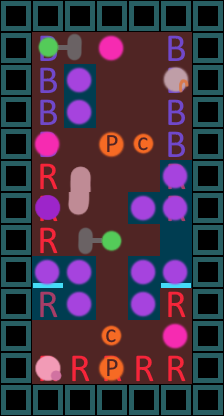

This game map was drawn from its Tiled (.tmx) file and the tilesets committed beside it. A one-line description and the full map source follow:
An orthogonal 7x13 tile map with 32x32 px tiles, 4 tile layers (bus, people, people, areas), 2 hidden layers not drawn.

<map version="1.2" tiledversion="1.3.4" orientation="orthogonal" renderorder="right-down" width="7" height="13" tilewidth="32" tileheight="32" infinite="0" nextlayerid="9" nextobjectid="1">
 <tileset firstgid="1" source="rough sprites for level design.tsx" />
 <layer id="1" name="bus" width="7" height="13" locked="1">
  <data encoding="csv">
4,4,4,4,4,4,4,
4,1,0,0,0,1,4,
4,1,0,0,0,1,4,
4,1,0,0,0,1,4,
4,1,0,0,0,1,4,
4,2,0,0,0,2,4,
4,2,0,0,0,2,4,
4,2,0,0,0,0,4,
4,3,0,0,0,3,4,
4,2,0,0,0,2,4,
4,0,0,0,0,0,4,
4,2,2,2,2,2,4,
4,4,4,4,4,4,4
</data>
 </layer>
 <group id="5" name="Unmoveable">
  <layer id="6" name="people" width="7" height="13">
   <data encoding="csv">
0,0,0,0,0,0,0,
0,28,20,7,0,0,0,
0,0,0,0,0,5,0,
0,0,0,0,0,0,0,
0,7,0,11,12,0,0,
0,0,22,0,0,0,0,
0,21,32,0,0,0,0,
0,0,18,26,0,0,0,
0,0,0,0,0,0,0,
0,0,0,0,0,0,0,
0,0,0,12,0,7,0,
0,6,0,11,0,0,0,
0,0,0,0,0,0,0
</data>
  </layer>
  <layer id="7" name="distancing" width="7" height="13" visible="0">
   <data encoding="csv">
0,0,0,0,0,0,0,
0,0,9,0,9,9,0,
0,9,0,9,9,0,0,
0,9,0,9,9,9,0,
0,0,9,0,0,9,0,
0,9,0,9,9,0,0,
0,0,9,9,0,0,0,
0,9,9,0,9,0,0,
0,0,0,9,0,0,0,
0,0,0,9,0,9,0,
0,9,9,0,9,0,0,
0,0,9,0,9,9,0,
0,0,0,0,0,0,0
</data>
  </layer>
 </group>
 <group id="4" name="Moveable">
  <layer id="2" name="people" width="7" height="13">
   <data encoding="csv">
0,0,0,0,0,0,0,
0,0,0,0,0,0,0,
0,0,7,0,0,0,0,
0,0,7,0,0,0,0,
0,0,0,0,0,0,0,
0,0,0,0,0,7,0,
0,0,0,0,7,7,0,
0,0,0,0,0,0,0,
0,7,7,0,7,7,0,
0,0,7,0,7,0,0,
0,0,0,0,0,0,0,
0,0,0,0,0,0,0,
0,0,0,0,0,0,0
</data>
  </layer>
  <layer id="3" name="distancing" width="7" height="13" visible="0">
   <data encoding="csv">
0,0,0,0,0,0,0,
0,0,10,0,0,0,0,
0,10,0,10,0,0,0,
0,10,0,10,0,0,0,
0,0,10,0,0,10,0,
0,0,0,0,10,0,0,
0,0,0,10,0,0,0,
0,10,10,0,10,10,0,
0,0,0,10,0,0,0,
0,10,0,10,0,10,0,
0,0,10,0,10,0,0,
0,0,0,0,0,0,0,
0,0,0,0,0,0,0
</data>
  </layer>
 </group>
 <layer id="8" name="areas" width="7" height="13">
  <data encoding="csv">
0,0,0,0,0,0,0,
0,34,34,34,34,34,0,
0,34,33,34,34,34,0,
0,34,33,34,34,34,0,
0,34,34,34,34,34,0,
0,34,34,34,34,33,0,
0,34,34,34,33,33,0,
0,34,34,34,34,33,0,
0,33,33,34,33,33,0,
0,33,33,34,33,34,0,
0,34,34,34,34,34,0,
0,34,34,34,34,34,0,
0,0,0,0,0,0,0
</data>
 </layer>
</map>
